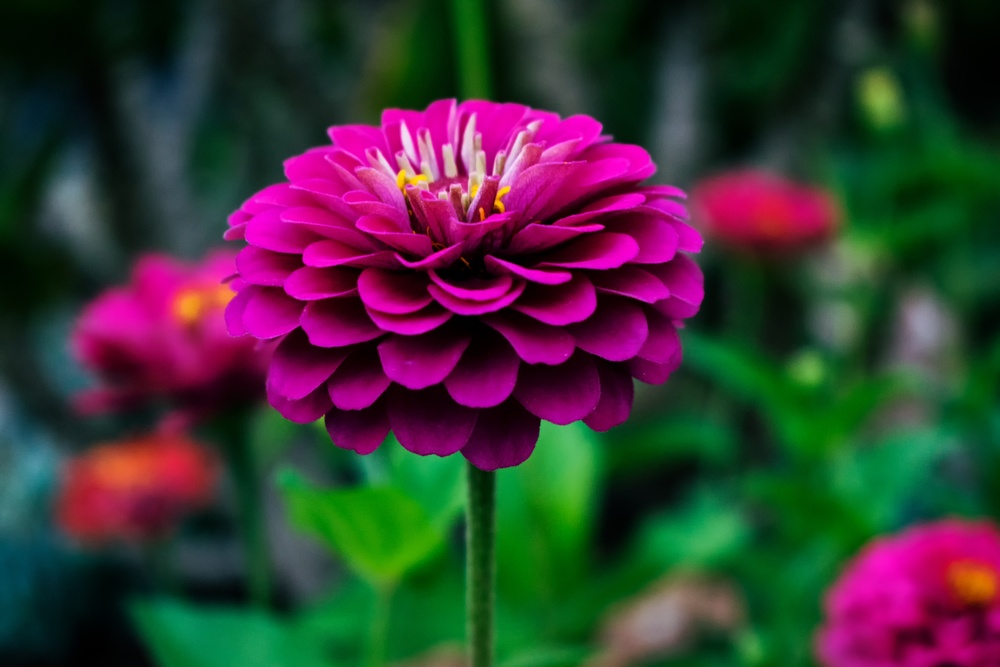
#> input picture LABA_2/img.jpg, 1000 x 667 px, shrunk from 6000 x 4000 before the run
$ jupyter execute laba_2.ipynb
#> lines starting #> are read from the running program, lines starting #| are printed output that depends on the picture
[cell 1]
import cv2
import numpy as np
import matplotlib.pyplot as plt
from skimage.metrics import structural_similarity as ssim
from sklearn.metrics import mean_squared_error

НАЛОЖЕНИЕ И УДАЛЕНИЕ ШУМА

[cell 2]
image = cv2.imread('img.jpg')
#> image is the input picture: shape (667, 1000, 3); mean B, G, R 53.9, 53.8, 59.7
image_gray = cv2.cvtColor(image, cv2.COLOR_RGB2GRAY)
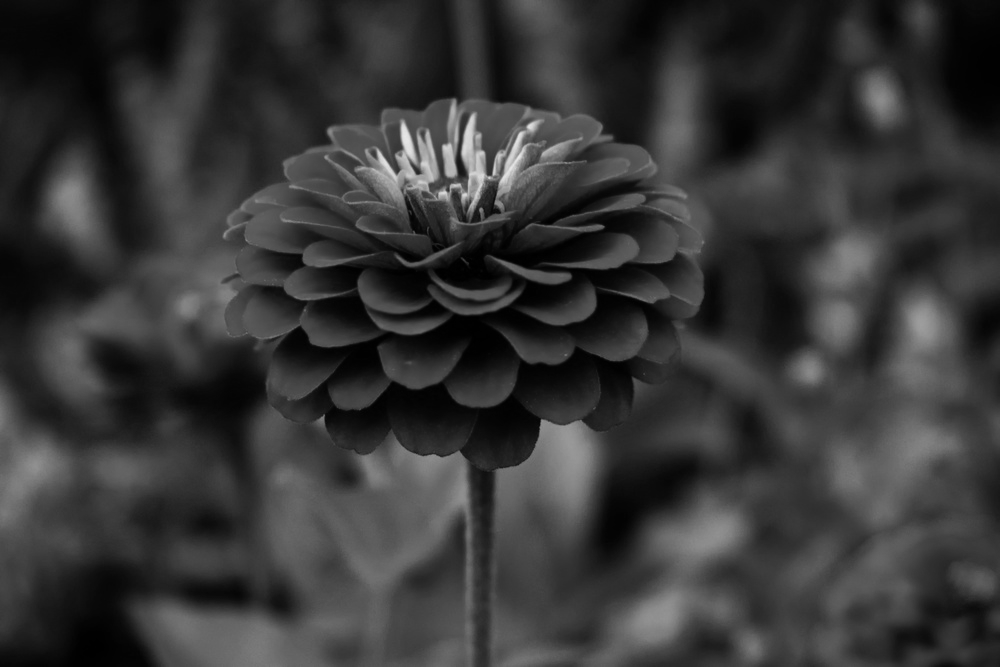
#> image_gray: shape (667, 1000); min 0, max 232, mean 54.5

[cell 3]
plt.imshow(image_gray, cmap="gray")
plt.title("Исходное изображение")
plt.show()

[cell 4]
#   --ГАУСОВ ШУМ--
def gaussian_noise(img, mean=0, stddev=100):
#> called with mean = 0, stddev = 100
    noise_gauss = np.zeros(img.shape, np.uint8)
    cv2.randn(noise_gauss, mean, stddev)
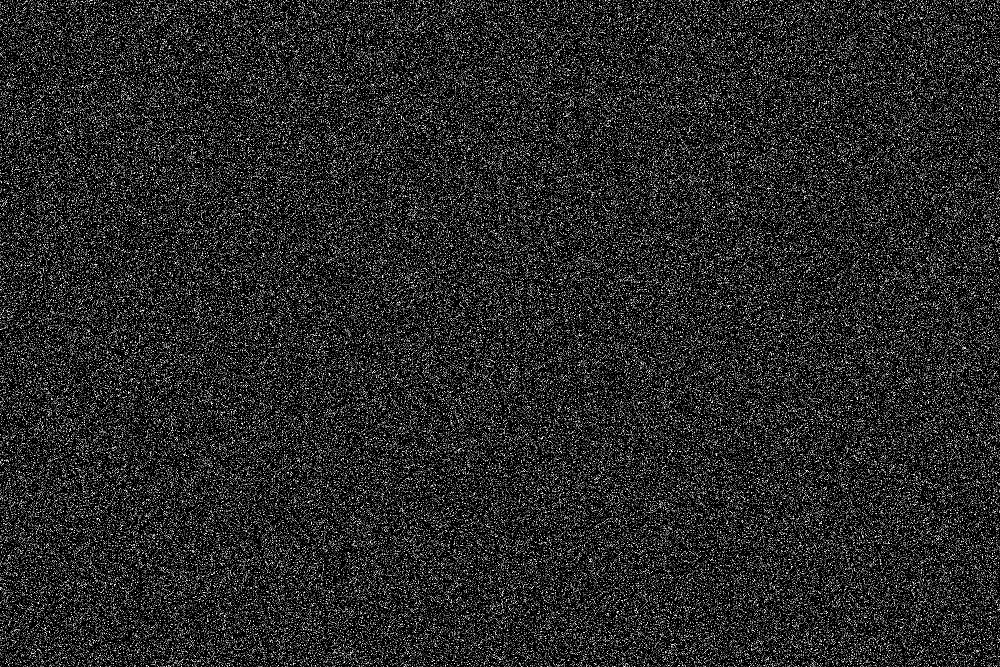
#> noise_gauss: shape (667, 1000); min 0, max 255, mean 39.8
    noisy = cv2.add(img, noise_gauss)
    return noisy

#   --РАВНОМЕРНЫЙ ШУМ--
def uniform_noise(img, low=-60, high=60):
#> called with low = -60, high = 60
    uniform = np.random.uniform(low, high, img.shape)
    noisy = img.astype(np.float32) + uniform
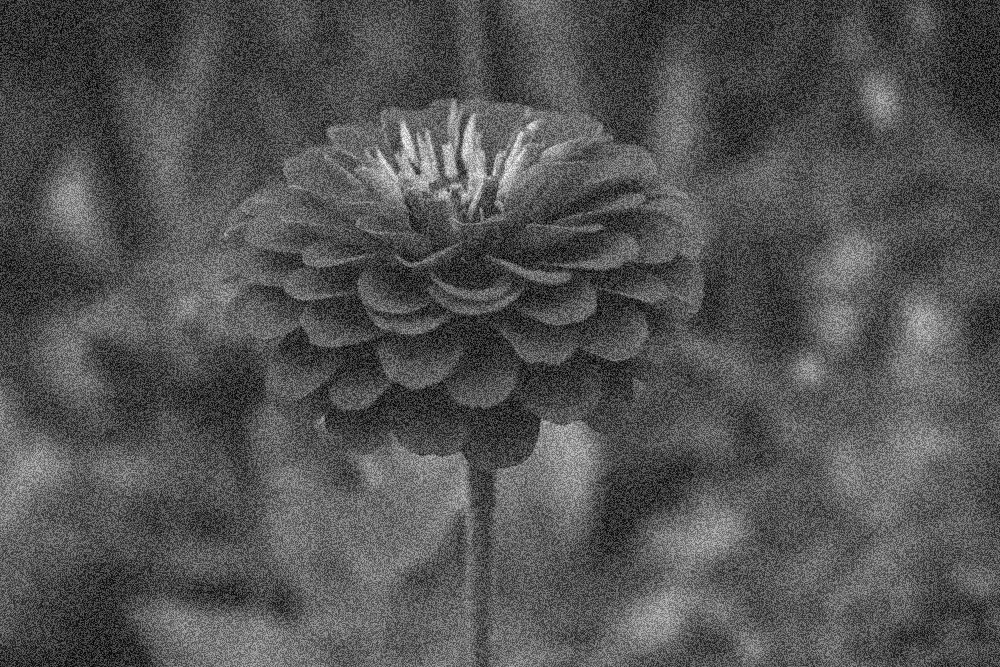
#> noisy: shape (667, 1000) float64; min -59.58, max 286.7, mean 54.5; drawn with min black and max white
    noisy = np.clip(noisy, 0, 255).astype(np.uint8)
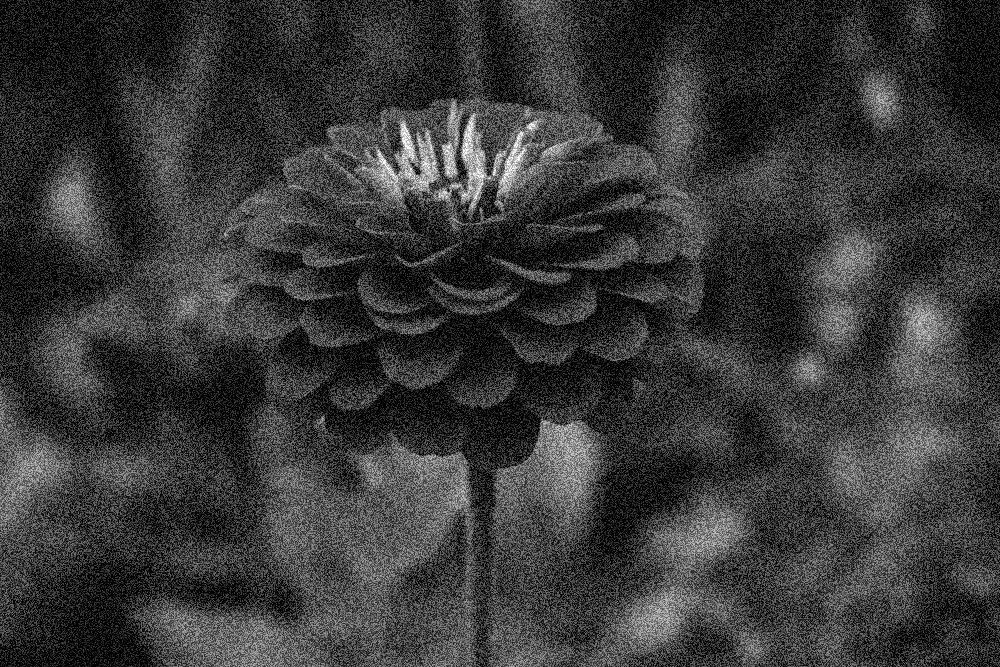
#> noisy: shape (667, 1000); min 0, max 255, mean 56.5
    return noisy

#   --ИСПОЛЬЗУЕМ ШУМЫ--
gaussian_noisy = gaussian_noise(image_gray)
uniform_noisy =uniform_noise(image_gray)

plt.figure(figsize=(12,4))
plt.subplot(1,3,1), plt.imshow(image_gray, cmap='gray'), plt.title("Исходное"), plt.axis('off')
plt.subplot(1,3,2), plt.imshow(gaussian_noisy, cmap='gray'), plt.title("Гауссовский шум"), plt.axis('off')
plt.subplot(1,3,3), plt.imshow(uniform_noisy, cmap='gray'), plt.title("Постоянный шум"), plt.axis('off')
plt.show()

[cell 5]
def evaluate_metrics(original, filtered):
    mse_val = mean_squared_error(original, filtered)
    ssim_val = ssim(original, filtered, data_range=255)
    return mse_val, ssim_val

МЕДИАННЫЙ  ФИЛЬТР

[cell 6]
def test_median_filters(original, noisy_img, kernel_sizes=[3,5,7]):
    results = []

    for k in kernel_sizes:
        filtered = cv2.medianBlur(noisy_img, k)
        mse_val, ssim_val = evaluate_metrics(original, filtered)
        results.append((k, mse_val, ssim_val))

        plt.figure(figsize=(10,4))
        plt.subplot(1,3,1)
        plt.imshow(original, cmap='gray')
        plt.title("Оригинал")
        plt.axis('off')

        plt.subplot(1,3,2)
        plt.imshow(noisy_img, cmap='gray')
        plt.title("Шум")
        plt.axis('off')

        plt.subplot(1,3,3)
        plt.imshow(filtered, cmap='gray')
        plt.title(f"Median {k}x{k}\nMSE:{mse_val:.1f} SSIM:{ssim_val:.3f}")
        plt.axis('off')
        plt.show()
#> this loop made 3 passes
#> (mse_val, ssim_val) on passes 1 to 3: (846.2, 0.2), (345.1, 0.443), (222.4, 0.626)
#> pass 1, in test_median_filters, `filtered = cv2.medianBlur(noisy_img, k)`:
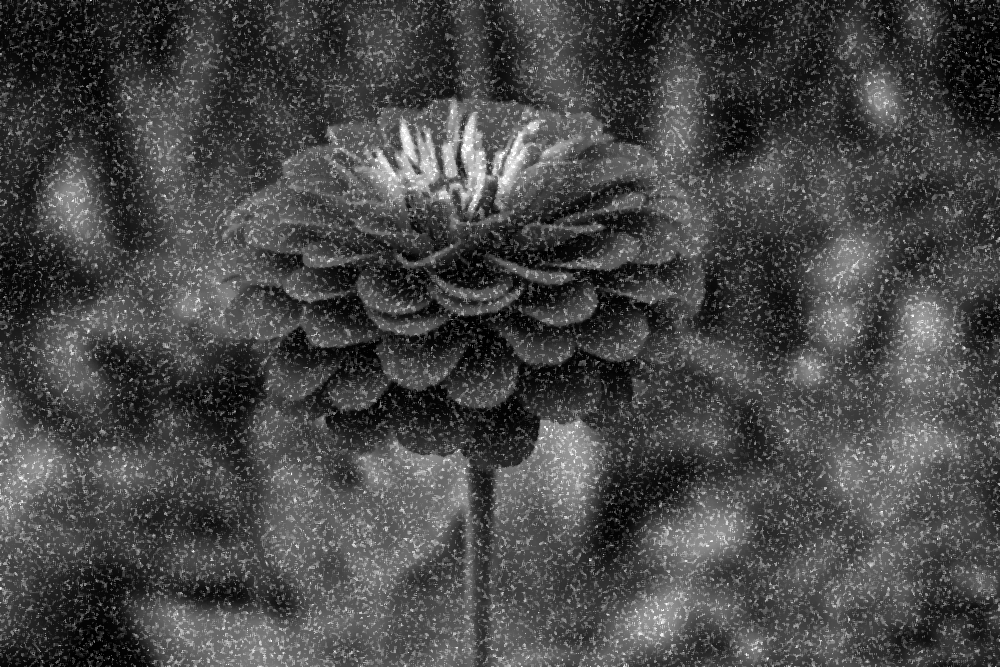
#> filtered: shape (667, 1000); min 0, max 255, mean 71.7
#> pass 2, in test_median_filters, `filtered = cv2.medianBlur(noisy_img, k)`:
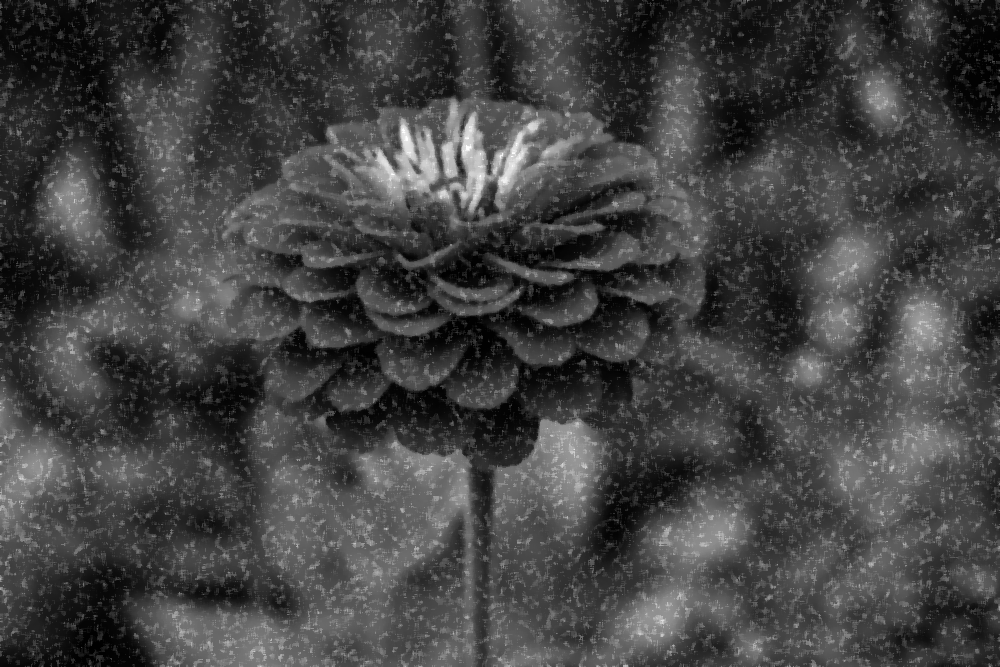
#> filtered: shape (667, 1000); min 0, max 255, mean 66.4
#> after the loop, results = [(3, 846.2, 0.2), (5, 345.1, 0.443), (7, 222.4, 0.626)]

    return results

[cell 7]
#   --ДЛЯ ШУМА ГАУСА--
median_results_gauss = test_median_filters(image_gray, gaussian_noisy)
#> median_results_gauss has the same summary as results in test_median_filters

[cell 8]
#   --ДЛЯ РАВНОМЕРНОГО ШУМА--
median_results_uniform = test_median_filters(image_gray, uniform_noisy)
#> the loop in test_median_filters (call 2), `for k in kernel_sizes:` made 3 passes
#> (mse_val, ssim_val) on passes 1 to 3: (305.2, 0.268), (135.5, 0.481), (84.26, 0.649)
#> median_results_uniform = [(3, 305.2, 0.268), (5, 135.5, 0.481), (7, 84.26, 0.649)]

ФИЛЬТР ГАУСА

[cell 9]
def test_gaussian_filters(original, noisy_img, kernel_sizes=[3,5,7]):
    results = []

    for k in kernel_sizes:
        filtered = cv2.GaussianBlur(noisy_img, (k, k), 0)
        mse_val, ssim_val = evaluate_metrics(original, filtered)
        results.append((k, mse_val, ssim_val))

        plt.figure(figsize=(10,4))
        plt.subplot(1,3,1)
        plt.imshow(original, cmap='gray')
        plt.title("Оригинал")
        plt.axis('off')

        plt.subplot(1,3,2)
        plt.imshow(noisy_img, cmap='gray')
        plt.title("Шум")
        plt.axis('off')

        plt.subplot(1,3,3)
        plt.imshow(filtered, cmap='gray')
        plt.title(f"Gaussian {k}x{k}\nMSE:{mse_val:.1f} SSIM:{ssim_val:.3f}")
        plt.axis('off')
        plt.show()
#> this loop made 3 passes
#> (mse_val, ssim_val) on passes 1 to 3: (1932.9, 0.181), (1733.8, 0.286), (1633.1, 0.419)
#> pass 3, in test_gaussian_filters, `filtered = cv2.GaussianBlur(noisy_img, (k, k), 0)`:
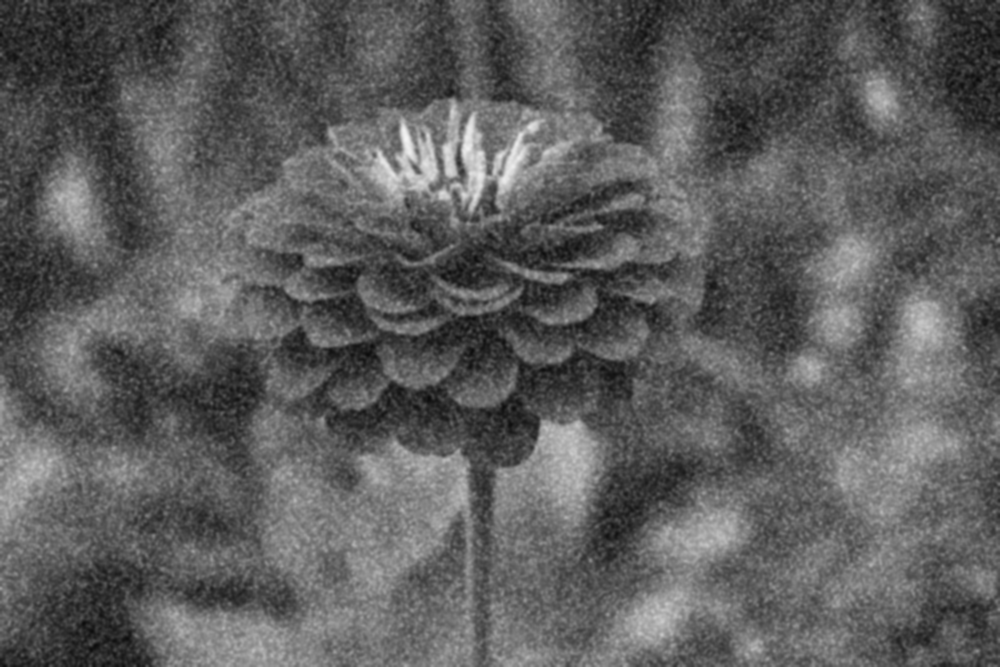
#> filtered: shape (667, 1000); min 11, max 244, mean 93.2
#> after the loop, results = [(3, 1932.9, 0.181), (5, 1733.8, 0.286), (7, 1633.1, 0.419)]

    return results

[cell 10]
gaussian_results_gauss = test_gaussian_filters(image_gray, gaussian_noisy)
#> gaussian_results_gauss has the same summary as results in test_gaussian_filters

[cell 11]
gaussian_results_uniform = test_gaussian_filters(image_gray, uniform_noisy)
#> the loop in test_gaussian_filters (call 2), `for k in kernel_sizes:` made 3 passes
#> (mse_val, ssim_val) on passes 1 to 3: (165.1, 0.401), (99.89, 0.557), (68.38, 0.702)
#> gaussian_results_uniform = [(3, 165.1, 0.401), (5, 99.89, 0.557), (7, 68.38, 0.702)]

БИЛАТЕРИАЛЬНЫЙ ФИЛЬТР

[cell 12]
def test_bilateral_filters(original, noisy_img, diameters=[5, 9, 15], sigmaColor=75, sigmaSpace=75):
#> called with sigmaColor = 75, sigmaSpace = 75
    results = []

    for d in diameters:
        filtered = cv2.bilateralFilter(noisy_img, d, sigmaColor, sigmaSpace)
        mse_val, ssim_val = evaluate_metrics(original, filtered)
        results.append((d, mse_val, ssim_val))

        plt.figure(figsize=(10,4))
        plt.subplot(1,3,1)
        plt.imshow(original, cmap='gray')
        plt.title("Оригинал")
        plt.axis('off')

        plt.subplot(1,3,2)
        plt.imshow(noisy_img, cmap='gray')
        plt.title("Шум")
        plt.axis('off')

        plt.subplot(1,3,3)
        plt.imshow(filtered, cmap='gray')
        plt.title(f"Bilateral d={d}\nMSE:{mse_val:.1f} SSIM:{ssim_val:.3f}")
        plt.axis('off')
        plt.show()
#> this loop made 3 passes
#> (mse_val, ssim_val) on passes 1 to 3: (2119.9, 0.111), (1804.9, 0.137), (1730.8, 0.134)
#> after the loop, results = [(5, 2119.9, 0.111), (9, 1804.9, 0.137), (15, 1730.8, 0.134)]

    return results

[cell 13]
bilateral_results_gauss = test_bilateral_filters(image_gray, gaussian_noisy)
#> bilateral_results_gauss has the same summary as results in test_bilateral_filters

[cell 14]
bilateral_results_uniform = test_bilateral_filters(image_gray, uniform_noisy)
#> the loop in test_bilateral_filters (call 2), `for d in diameters:` made 3 passes
#> (mse_val, ssim_val) on passes 1 to 3: (141, 0.448), (85.04, 0.617), (83.8, 0.647)
#> bilateral_results_uniform = [(5, 141, 0.448), (9, 85.04, 0.617), (15, 83.8, 0.647)]

ФИЛЬТР НЕЛОКАЛЬНЫХ СРЕДНИХ

[cell 15]
def test_nlm_filters(original, noisy_img, h_values=[5, 10, 20], templateWindowSize=7, searchWindowSize=21):
#> called with templateWindowSize = 7, searchWindowSize = 21
    results = []

    for h in h_values:
        filtered = cv2.fastNlMeansDenoising(noisy_img, None, h, templateWindowSize, searchWindowSize)
        mse_val, ssim_val = evaluate_metrics(original, filtered)
        results.append((h, mse_val, ssim_val))

        plt.figure(figsize=(10,4))
        plt.subplot(1,3,1)
        plt.imshow(original, cmap='gray')
        plt.title("Оригинал")
        plt.axis('off')

        plt.subplot(1,3,2)
        plt.imshow(noisy_img, cmap='gray')
        plt.title("Шум")
        plt.axis('off')

        plt.subplot(1,3,3)
        plt.imshow(filtered, cmap='gray')
        plt.title(f"NLM h={h}\nMSE:{mse_val:.1f} SSIM:{ssim_val:.3f}")
        plt.axis('off')
        plt.show()
#> this loop made 3 passes
#> (mse_val, ssim_val) on passes 1 to 3: (4520.5, 0.0395), (4520.5, 0.0395), (4512.3, 0.04)
#> after the loop, results = [(5, 4520.5, 0.0395), (10, 4520.5, 0.0395), (20, 4512.3, 0.04)]

    return results

[cell 16]
nlm_results_gauss = test_nlm_filters(image_gray, gaussian_noisy)
#> nlm_results_gauss has the same summary as results in test_nlm_filters

[cell 17]
nlm_results_uniform = test_nlm_filters(image_gray, uniform_noisy)
#> the loop in test_nlm_filters (call 2), `for h in h_values:` made 3 passes
#> (mse_val, ssim_val) on passes 1 to 3: (1037.3, 0.0997), (1034.3, 0.1), (259.1, 0.389)
#> nlm_results_uniform = [(5, 1037.3, 0.0997), (10, 1034.3, 0.1), (20, 259.1, 0.389)]
